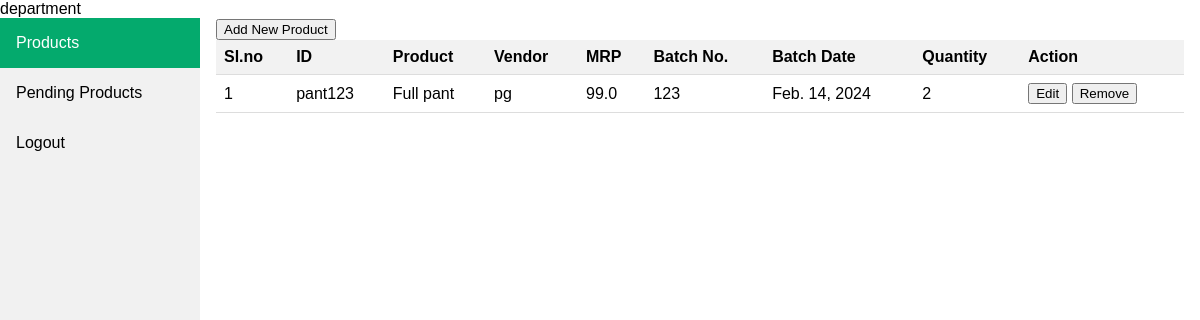
The app's page /productList (signed in) with its own data.
### apps/models.py (models this page shows, shortened)
class Inventory(models.Model):
    product_Id=models.CharField(blank=True,max_length=10,unique=True)
    product_Name=models.CharField(blank=True,max_length=50)
    vendor=models.CharField(blank=True,max_length=10)
    mrp=models.FloatField()
    batch_num=models.CharField(blank=True,max_length=10)
    batch_date=models.DateField()
    quantity=models.IntegerField()
    status=models.CharField(blank=True,max_length=10, choices=(('approved', 'Approved'),('pending','Pending')))
    class Meta:
        db_table='records'

### apps/views.py (the view)
# urls.py: path('productList',views.Product,name='product'),
def Product(request):
    try:
        print(request.user)
        if request.user.userprofile.roles.filter(Q(name='store') | Q(name='dprt')).exists():
            product=Inventory.objects.filter(status='approved').order_by('-id')
        context={
            'product':product
        }
        return render(request,'product.html',context=context)
    except Exception as e:
        print(e)
        messages.error(request, "Error in Item adding!")
        return redirect('product')

### templates/product.html (shortened to what this page needs)
{% extends 'index.html' %}
{% load static %}
{% block content %}
<!DOCTYPE html>
<html lang="en">
<head>
    <link href="{% static 'product.css' %}" rel="stylesheet">
</head>
<body>
    <div>
        <button onclick="openAddModal()">Add New Product</button>
    </div>
    <div>
        <table>
            <thead>
                <tr>
                    <th>Sl.no</th>
                    <th>ID</th>
                    <th>Product</th>
                    <th>Vendor</th>
                    <th>MRP</th>
                    <th>Batch No.</th>
                    <th>Batch Date</th>
                    <th>Quantity</th>
                    <th>Action</th>
                </tr>
            </thead>
            {% for each in product %}
            <tbody>
                <tr>
                    <td>{{ forloop.counter }}</td>
                    <td>{{each.product_Id}}</td>
                    <td>{{each.product_Name}}</td>
                    <td>{{each.vendor}}</td>
                    <td>{{each.mrp}}</td>
                    <td>{{each.batch_num}}</td>
                    <td>{{each.batch_date}}</td>
                    <td>{{each.quantity}}</td>
                    <td>
                        <button onclick="openEditModal('{{ each.product_Id }}', '{{ each.product_Name }}', '{{ each.vendor }}', '{{ each.mrp }}', '{{ each.batch_num }}', '{{ each.batch_date }}', '{{ each.quantity }}')">Edit</button>
                        <button onclick="openRemoveModal('{{ each.product_Id }}')">Remove</button>
                    </td>
                </tr>
            </tbody>
            {% endfor %}
        </table>
    </div>
</body>
</html>
{% endblock %}

### templates/index.html (shortened to what this page needs)
{% load static %}
<!DOCTYPE html>
<html>
<head>
  <head>
    <link href="{% static 'index.css' %}" rel="stylesheet">
  </head>
<body>
  <header>
    {{request.user}}
  </header>
  <div class="sidebar">
    {% if request.path == '/productList' %}
    <a class="active" href="productList">Products</a>
    {% else %}
    <a href="productList">Products</a>
    {% endif %}
    {% if request.path == '/pending' %}
    <a class="active" href="pending">Pending Products</a>
    {% else %}
    <a href="pending">Pending Products</a>
    {% endif %}
    <a href="logout">Logout</a>
  </div>
  <div class="content">
    {% block content %}{% endblock %}
  </div>
</body>
</html>

### static/index.css (style rules this page uses)
body { margin: 0; font-family: "Lato", sans-serif; }
.sidebar { margin: 0; padding: 0; width: 200px; background-color: #f1f1f1; position: fixed; height: 100%; overflow: auto; }
.sidebar a { display: block; color: black; padding: 16px; text-decoration: none; }
.sidebar a.active { background-color: #04AA6D; color: white; }
div.content { margin-left: 200px; padding: 1px 16px; height: 1000px; }

### static/product.css (style rules this page uses)
table { width: 100%; border-collapse: collapse; }
th, td { padding: 8px; text-align: left; border-bottom: 1px solid #ddd; }
th { background-color: #f2f2f2; }
body { font-family: Arial, Helvetica, sans-serif; }
* { box-sizing: border-box; }

### records on screen
Inventory: product_Id "pant123", product_Name "Full pant", vendor "pg", mrp "99.0", batch_num "123", batch_date "Feb. 14, 2024", quantity "2"

### other values on screen
{{ request.user }} "department"
